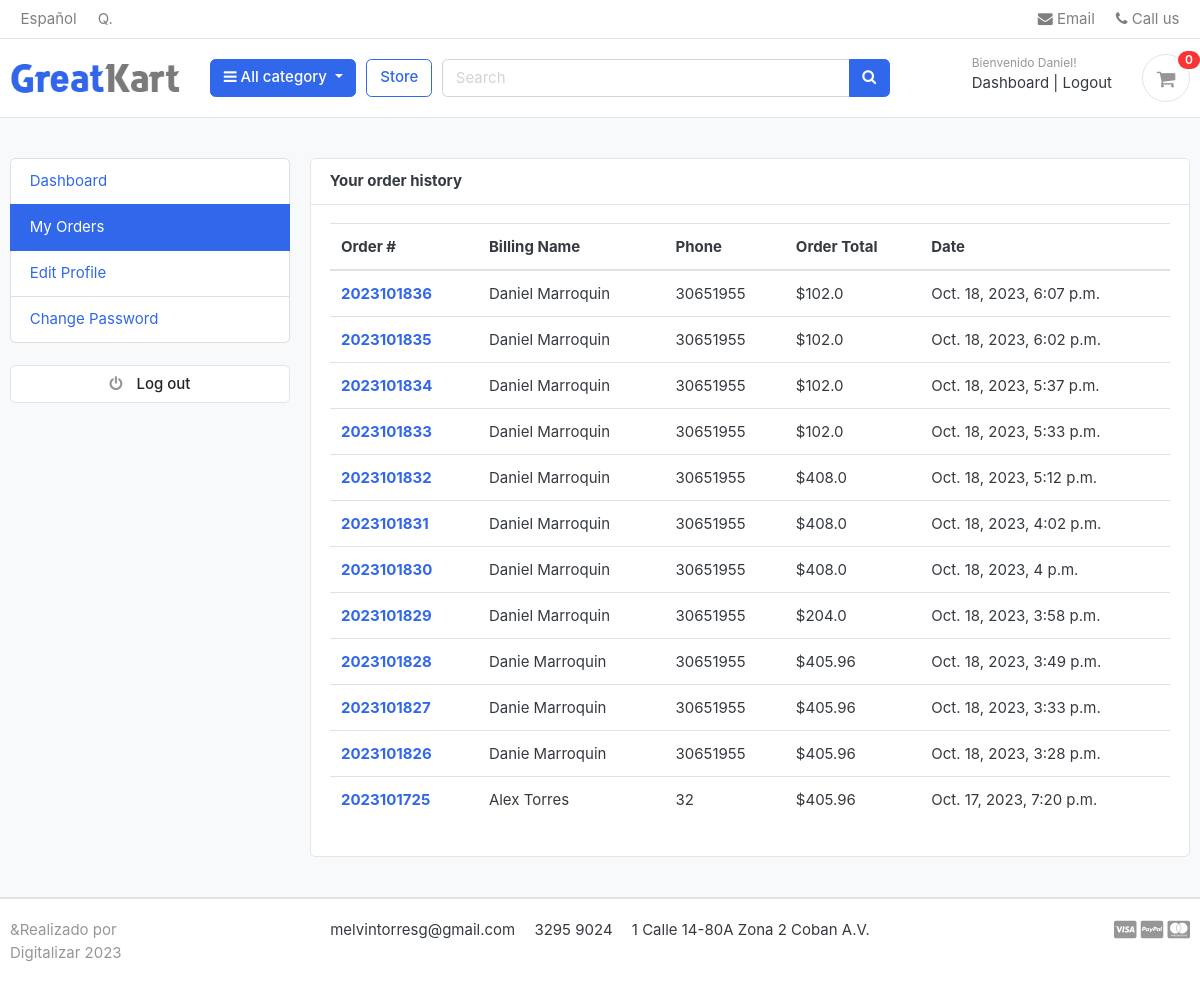
/accounts/my_orders/ (signed in), run on an earlier commit of the app's database.
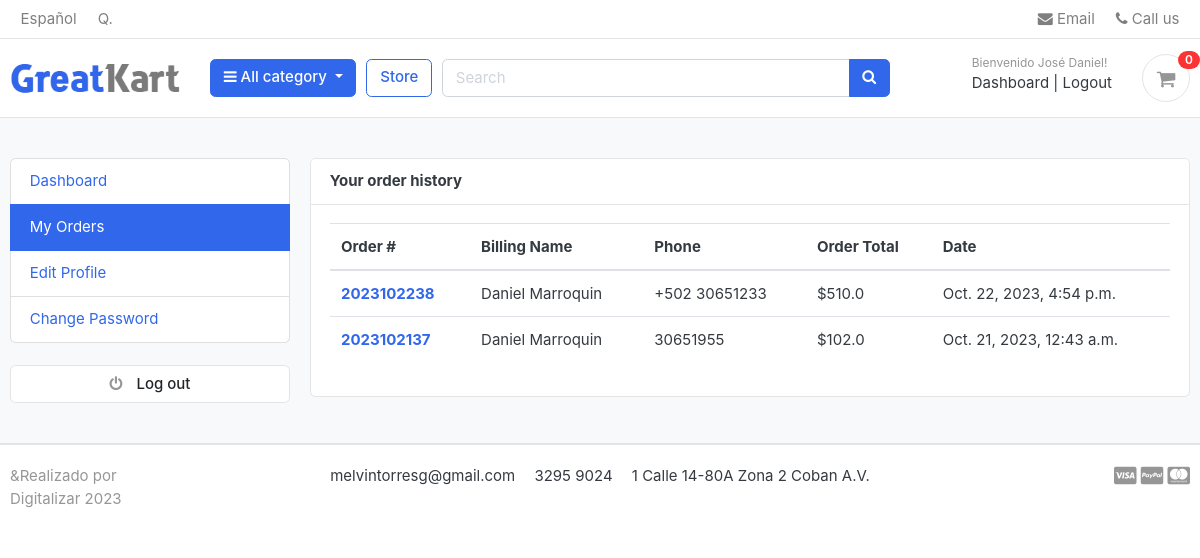
And on a later commit of the database.
### accounts/models.py (models this page shows, shortened)
class Account(AbstractBaseUser):
    first_name      = models.CharField(max_length=50)
    last_name       = models.CharField(max_length=50)
    username        = models.CharField(max_length=50, unique=True)
    email           = models.EmailField(max_length=100, unique=True)
    phone_number    = models.CharField(max_length=50)
    date_joined     = models.DateTimeField(auto_now_add=True)
    last_login      = models.DateTimeField(auto_now_add=True)
    is_admin        = models.BooleanField(default=False)
    is_staff        = models.BooleanField(default=False)
    is_active        = models.BooleanField(default=False)
    is_superadmin        = models.BooleanField(default=False)
    USERNAME_FIELD = 'email'
    REQUIRED_FIELDS = ['username', 'first_name', 'last_name']
    objects = MyAccountManager()

### orders/models.py (models this page shows, shortened)
class Order(models.Model):
    STATUS = (
        ('New', 'New'),
        ('Accepted', 'Accepted'),
        ('Completed', 'Completed'),
        ('Cancelled', 'Cancelled'),
    )
    user = models.ForeignKey(Account, on_delete=models.SET_NULL, null=True)
    payment = models.ForeignKey(Payment, on_delete=models.SET_NULL, blank=True, null=True)
    order_number = models.CharField(max_length=20)
    first_name = models.CharField(max_length=50)
    last_name = models.CharField(max_length=50)
    phone = models.CharField(max_length=15)
    email = models.EmailField(max_length=50)
    address_line_1 = models.CharField(max_length=50)
    address_line_2 = models.CharField(max_length=50, blank=True)
    country = models.CharField(max_length=50)
    state = models.CharField(max_length=50)
    city = models.CharField(max_length=50)
    order_note = models.CharField(max_length=100, blank=True)
    order_total = models.FloatField()
    tax = models.FloatField()
    status = models.CharField(max_length=10, choices=STATUS, default='New')
    ip = models.CharField(blank=True, max_length=20)
    is_ordered = models.BooleanField(default=False)
    created_at = models.DateTimeField(auto_now_add=True)
    updated_at = models.DateTimeField(auto_now=True)
    def full_name(self):
        return f'{self.first_name} {self.last_name}'

### accounts/views.py (the view)
# urls.py: path('my_orders/', views.my_orders, name='my_orders'),
@login_required(login_url='login')
def my_orders(request):
    orders = Order.objects.filter(user=request.user, is_ordered=True).order_by('-created_at')
    context = {
        'orders': orders,
    }
    return render(request, 'accounts/my_orders.html', context)

### carts/context_processors.py (called while the page is built)
def counter(request):
    cart_count = 0
    if 'admin' in request.path:
        return {}
    else:
        try:
            cart = Cart.objects.filter(cart_id=_cart_id(request))
            if request.user.is_authenticated:
                cart_items = CartItem.objects.all().filter(user=request.user)
            else:
                cart_items = CartItem.objects.all().filter(cart=cart[:1])
            for cart_item in cart_items:
                cart_count += cart_item.quantity
        except Cart.DoesNotExist:
            cart_count = 0
    return dict(cart_count=cart_count)

### carts/views.py (called while the page is built)
def _cart_id(request):
    cart = request.session.session_key
    if not cart:
        cart = request.session.create()
    return cart

### category/context_processors.py (called while the page is built)
def menu_links(request):
        links = Category.objects.all()
        return dict(links=links)

### category/models.py (called while the page is built)
    def get_url(self):
        return reverse('products_by_category', args = [self.slug])

### templates/accounts/my_orders.html (shortened to what this page needs)
{% extends 'base.html' %}
{% block content %}
<section class="section-conten padding-y bg">
<div class="container">
	<div class="row">
	{% include 'includes/dashboard_sidebar.html' %}
	<main class="col-md-9">
		<article class="card">
		<header class="card-header">
			<strong class="d-inline-block mr-3">Your order history</strong>
		</header>
		<div class="card-body">
			<div class="row">
			<div class="col-md-12">
				<table class="table table-hover">
				  <thead>
				    <tr>
				      <th scope="col">Order #</th>
				      <th scope="col">Billing Name</th>
				      <th scope="col">Phone</th>
				      <th scope="col">Order Total</th>
							<th scope="col">Date</th>
				    </tr>
				  </thead>
				  <tbody>
						{% for order in orders %}
				    <tr>
					<th scope="row"><a href="{% url 'order_detail' order.order_number %}">{{order.order_number}}</a></th>
				      <td>{{order.full_name}}</td>
				      <td>{{order.phone}}</td>
				      <td>${{order.order_total}}</td>
				      <td>{{order.created_at}}</td>
				    </tr>
				{% endfor %}
				  </tbody>
				</table>
			</div>
			</div>
		</div>
		</article>
	</main>
</div>
</div>
</section>
{% endblock %}

### templates/base.html (shortened to what this page needs)
{% load static %}
<!DOCTYPE HTML>
<html lang="en">
<head>
<link href="{% static 'css/bootstrap.css' %}" rel="stylesheet" type="text/css"/>
<link href="{% static 'fonts/fontawesome/css/all.min.css'%}" type="text/css" rel="stylesheet">
<link href="{% static 'css/ui.css' %}" rel="stylesheet" type="text/css"/>
<link href="{% static 'css/responsive.css' %}" rel="stylesheet" media="only screen and (max-width: 1200px)" />
<link href="{% static 'css/custom.css' %}" rel="stylesheet" type="text/css"/>
<link rel="stylesheet" href="https://cdnjs.cloudflare.com/ajax/libs/font-awesome/4.7.0/css/font-awesome.min.css">
</head>
<body>
        {% include 'includes/navbar.html' %}
        {% block content %}
        {% endblock %}
        {% include 'includes/footer.html' %}

### templates/includes/navbar.html (shortened to what this page needs)
{% load static %}
<header class="section-header">
        <nav class="navbar p-md-0 navbar-expand-sm navbar-light border-bottom">
        <div class="container">
          <div class="collapse navbar-collapse" id="navbarTop4">
            <ul class="navbar-nav mr-auto">
                    <li class="nav-item dropdown">
                                 <a href="#" class="nav-link">   Español </a>
                        </li>
                        <li class="nav-item dropdown">
                                <a href="#" class="nav-link"> Q. </a>
                        </li>
            </ul>
            <ul class="navbar-nav">
                        <li><a href="#" class="nav-link"> <i class="fa fa-envelope"></i> Email </a></li>
                        <li><a href="#" class="nav-link"> <i class="fa fa-phone"></i> Call us </a></li>
                </ul>
          </div>
        </div>
        </nav>
        <section class="header-main border-bottom">
                <div class="container">
        <div class="row align-items-center">
                <div class="col-lg-2 col-md-3 col-6">
                        <a href="{% url 'home' %}" class="brand-wrap">
                                <img class="logo" src="{% static './images/logo.png' %}">
                        </a>
                </div>
                <div class="col-lg col-sm col-md col-6 flex-grow-0">
                        <div class="category-wrap dropdown d-inline-block float-right">
                                <button type="button" class="btn btn-primary dropdown-toggle" data-toggle="dropdown">
                                        <i class="fa fa-bars"></i> All category
                                </button>
                        </div>
                </div>
                <a href="{% url 'store' %}" class="btn btn-outline-primary">Store</a>
                <div class="col-lg  col-md-6 col-sm-12 col">
                        <form action="{% url 'search' %}" class="search" method='GET'>
                                <div class="input-group w-100">
                                    <input type="text" class="form-control" style="width:60%;" placeholder="Search" name="keyword">
                                    <div class="input-group-append">
                                      <button class="btn btn-primary" type="submit">
                                        <i class="fa fa-search"></i>
                                      </button>
                                    </div>
                            </div>
                        </form>
                </div>
                <div class="col-lg-3 col-sm-6 col-8 order-2 order-lg-3">
                                        <div class="d-flex justify-content-end mb-3 mb-lg-0">
                                                {% if user.id is None %}
                                                <div class="widget-header">
                                                        <small class="title text-muted">Bienvenido Visitante!</small>
                                                        <div>
                                                                <a href="{% url 'login' %}">Iniciar Sesion</a> <span class="dark-transp"> | </span>
                                                                <a href="{% url 'register' %}"> Registro</a>
                                                        </div>
                                                </div>
                                                {% else %}
                                                <div class="widget-header">
                                                        <small class="title text-muted">Bienvenido {{ user.first_name }}!</small>
                                                        <div>
                                                            <a href="{% url 'dashboard' %}">Dashboard</a> <span class="dark-transp"> | </span>
                                                            <a href="{% url 'logout' %}"> Logout</a>
                                                        </div>
                                                </div>
                                                {% endif %}
                                                <a href="{% url 'cart' %}" class="widget-header pl-3 ml-3">
                                                        <div class="icon icon-sm rounded-circle border"><i class="fa fa-shopping-cart"></i></div>
                                                        <span class="badge badge-pill badge-danger notify">{{cart_count}}</span>
                                                </a>
                                        </div>
                                </div>
        </div>
                </div>
        </section>
        </header>

### templates/includes/dashboard_sidebar.html
<aside class="col-md-3">
        <ul class="list-group">
          <a class="list-group-item {% if '/accounts/' == request.path %}active{% endif %}" href="{% url 'dashboard' %}"> Dashboard </a>
          <a class="list-group-item {% if '/my_orders/' in request.path %}active{% endif %}" href="{% url 'my_orders' %}"> My Orders </a>
          <a class="list-group-item {% if '/edit_profile/' in request.path %}active{% endif %}" href="{% url 'edit_profile' %}"> Edit Profile </a>
          <a class="list-group-item {% if '/change_password/' in request.path %}active{% endif %}" href="{% url 'change_password' %}"> Change Password </a>
        </ul>
        <br>
        <a class="btn btn-light btn-block" href="{% url 'logout' %}"> <i class="fa fa-power-off"></i> <span class="text">Log out</span> </a>
</aside>

### templates/includes/footer.html
<footer class="section-footer border-top">
	<div class="container">
		<section class="footer-bottom border-top row">
			<div class="col-md-2">
				<p class="text-muted"> &Realizado por Digitalizar 2023 </p>
			</div>
			<div class="col-md-8 text-md-center">
				<span  class="px-2">melvintorresg@gmail.com</span>
				<span  class="px-2">3295 9024</span>
				<span  class="px-2">1 Calle 14-80A Zona 2 Coban A.V.</span>
			</div>
			<div class="col-md-2 text-md-right text-muted">
				<i class="fab fa-lg fa-cc-visa"></i>
				<i class="fab fa-lg fa-cc-paypal"></i>
				<i class="fab fa-lg fa-cc-mastercard"></i>
			</div>
		</section>
	</div>
</footer>

### static/css/ui.css (style rules this page uses)
html { font-family: "Inter", sans-serif; font-size: 15px; }
.icon-xs, .icon-sm, .icon-md, .icon-lg { display: inline-block; text-align: center; flex-shrink: 0; flex-grow: 0; }
.icon-sm { width: 48px; height: 48px; line-height: 48px !important; font-size: 20px; }
.padding-y { padding-top: 40px; padding-bottom: 40px; }
article:after, .form-group:after { display: block; clear: both; content: ""; }
.bg { background-color: #f8f9fa; }
p:last-child { margin-bottom: 0; }
.header-main { position: relative; padding-top: 1rem; padding-bottom: 1rem; }
.brand-wrap .logo, .navbar-brand .logo { margin-right: 7px; max-height: 42px; display: inline-block; }
.widget-header { display: inline-block; vertical-align: middle; position: relative; }
.widget-header a { color: #343a40; }
.widget-header i { color: #969696; }
.widget-header .title { display: block; }
.widget-header .notify { position: absolute; top: -3px; right: -10px; }
.footer-bottom { padding-top: 20px; padding-bottom: 20px; }
.btn-light { background-color: #fff; border-color: #e4e4e4; }
.btn-light i { color: #969696; }
.btn i + .text { margin-left: 10px; }
.notify { position: absolute; top: -4px; right: -10px; display: inline-block; padding: 0.25em 0.6em; font-size: 12px; line-height: 1; text-align: center; border-radius: 3rem; color: #fff; background-color: #fa3434; }

What changed in the data, as far as the page shows it:
removed Order: order_number "2023101836", full_name "Daniel Marroquin", phone "30651955", order_total "102.0", created_at "Oct. 18, 2023, 6:07 p.m."
removed Order: order_number "2023101835", full_name "Daniel Marroquin", phone "30651955", order_total "102.0", created_at "Oct. 18, 2023, 6:02 p.m."
removed Order: order_number "2023101834", full_name "Daniel Marroquin", phone "30651955", order_total "102.0", created_at "Oct. 18, 2023, 5:37 p.m."
removed Order: order_number "2023101833", full_name "Daniel Marroquin", phone "30651955", order_total "102.0", created_at "Oct. 18, 2023, 5:33 p.m."
removed Order: order_number "2023101832", full_name "Daniel Marroquin", phone "30651955", order_total "408.0", created_at "Oct. 18, 2023, 5:12 p.m."
removed Order: order_number "2023101831", full_name "Daniel Marroquin", phone "30651955", order_total "408.0", created_at "Oct. 18, 2023, 4:02 p.m."
removed Order: order_number "2023101830", full_name "Daniel Marroquin", phone "30651955", order_total "408.0", created_at "Oct. 18, 2023, 4 p.m."
removed Order: order_number "2023101829", full_name "Daniel Marroquin", phone "30651955", order_total "204.0", created_at "Oct. 18, 2023, 3:58 p.m."
removed Order: order_number "2023101828", full_name "Danie Marroquin", phone "30651955", order_total "405.96", created_at "Oct. 18, 2023, 3:49 p.m."
removed Order: order_number "2023101827", full_name "Danie Marroquin", phone "30651955", order_total "405.96", created_at "Oct. 18, 2023, 3:33 p.m."
removed Order: order_number "2023101826", full_name "Danie Marroquin", phone "30651955", order_total "405.96", created_at "Oct. 18, 2023, 3:28 p.m."
removed Order: order_number "2023101725", full_name "Alex Torres", phone "32", order_total "405.96", created_at "Oct. 17, 2023, 7:20 p.m."
changed Account: first_name "Daniel" → "José Daniel"
added Order: order_number "2023102238", full_name "Daniel Marroquin", phone "+502 30651233", order_total "510.0", created_at "Oct. 22, 2023, 4:54 p.m."
added Order: order_number "2023102137", full_name "Daniel Marroquin", phone "30651955", order_total "102.0", created_at "Oct. 21, 2023, 12:43 a.m."
